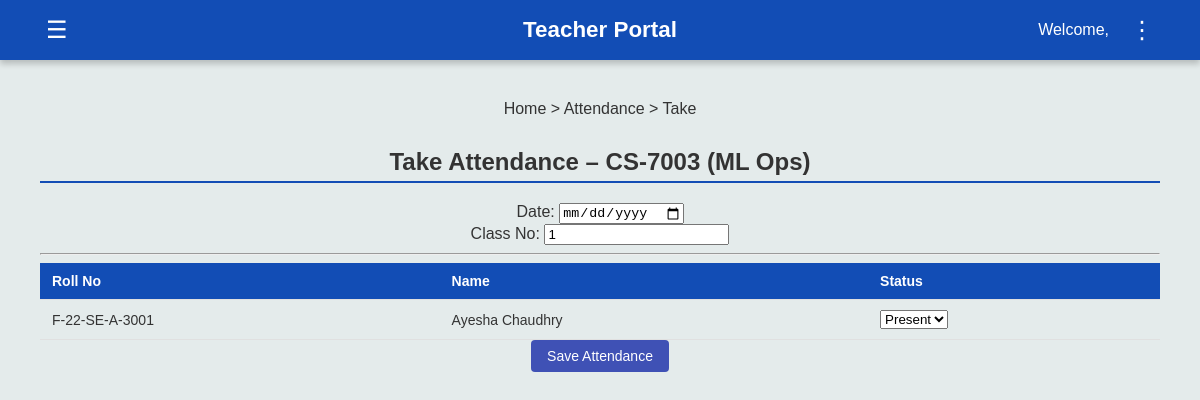
The page /teacher/attendance/take/CS-7003 (signed in) on the database its author committed.
### tables this page shows
CREATE TABLE courses (
        Course_Code TEXT PRIMARY KEY,
        Course_Name TEXT, Credit_Hr INTEGER, Prerequisite TEXT
    );

CREATE TABLE students (
        Roll_No TEXT PRIMARY KEY,
        Name TEXT,
        Gender TEXT,
        DOB TEXT,
        CNIC TEXT,
        Email TEXT,
        Mobile_No TEXT,
        Current_Address TEXT,
        Permanent_Address TEXT,
        Home_Phone TEXT,
        Postal_Code TEXT,
        Password TEXT
    );

### app.py (the view, shortened to what this page needs)
@app.route('/teacher/attendance/take/<course_code>', methods=['GET', 'POST'])
def teacher_take_attendance(course_code):
    if 'user' not in session:
        return redirect(url_for('teacher_login'))
    conn = get_db()
    cur = conn.cursor()
    cur.execute("SELECT Course_Code, Course_Name FROM courses WHERE Course_Code = ?", (course_code,))
    course = cur.fetchone()
    if not course:
        conn.close()
        flash("Course not found", "danger")
        return redirect(url_for('teacher_attendance'))
    cur.execute("""
        SELECT s.Roll_No, s.Name
        FROM enrollments e
        JOIN students s ON e.Roll_No = s.Roll_No
        WHERE e.Course_Code = ?
        ORDER BY s.Roll_No
    """, (course_code,))
    students = cur.fetchall()
    selected_date = None
    selected_class_no = None
    conn.close()
    students_with_status = [{'Roll_No': s['Roll_No'], 'Name': s['Name'], 'status': 'P'}
                            for s in students]
    return render_template('teacher_take_attendance.html',
                           course=course,
                           students=students_with_status,
                           selected_date=selected_date,
                           selected_class_no=selected_class_no)

### app.py (called while the page is built)
def get_db():
    conn = sqlite3.connect('flake.db')
    conn.row_factory = sqlite3.Row  # This allows accessing columns by name
    return conn

### templates/teacher_take_attendance.html (shortened to what this page needs)
{% extends "teacher_dashboard.html" %}
{% block content %}
  <div class="breadcrumb">
    <span>Home</span> &gt; <span>Attendance</span> &gt; <span>Take</span>
  </div>
  <div class="card">
    <h2>Take Attendance – {{ course.Course_Code }} ({{ course.Course_Name }})</h2>
    <form method="post">
      <div class="form-row">
        <label for="date">Date:</label>
        <input type="date" id="date" name="date"
               value="{{ selected_date or '' }}" required>
      </div>
      <div class="form-row">
        <label for="class_no">Class No:</label>
        <input type="number" id="class_no" name="class_no"
               value="{{ selected_class_no or 1 }}" min="1" required>
      </div>
      <hr>
      {% if students %}
        <table class="styled-table">
          <thead>
            <tr>
              <th>Roll No</th>
              <th>Name</th>
              <th>Status</th>
            </tr>
          </thead>
          <tbody>
            {% for s in students %}
              <tr>
                <td>{{ s.Roll_No }}</td>
                <td>{{ s.Name }}</td>
                <td>
                  <select name="status_{{ s.Roll_No }}">
                    <option value="P" {% if s.status == 'P' %}selected{% endif %}>Present</option>
                  </select>
                </td>
              </tr>
            {% endfor %}
          </tbody>
        </table>
        <button type="submit" class="btn btn-primary">Save Attendance</button>
      {% else %}
        <p>No students enrolled in this course.</p>
      {% endif %}
    </form>
  </div>
{% endblock %}

### static/portal_template.css (style rules this page uses)
body { margin: 0; font-family: Arial, Helvetica, sans-serif; background-color: #E4EBEB; color: #333; }
table { width: 100%; border-collapse: collapse; }
th, td { padding: 10px 12px; border-bottom: 1px solid #e0e0e0; text-align: left; font-size: 14px; }
th { background-color: #124DB5; color: white; }
h2 { border-bottom: 2px solid #124DB5; padding-bottom: 5px; margin-top: 30px; }
.btn-primary, button.btn-primary { padding: 8px 16px; border: none; border-radius: 4px; background-color: #3f51b5; color: #ffffff; font-size: 14px; cursor: pointer; transition: background-color 0.2s ease; }

### rows shown on the page
courses: Course_Code "CS-7003", Course_Name "ML Ops"
students: Roll_No "F-22-SE-A-3001", Name "Ayesha Chaudhry", Roll_No "Present"
